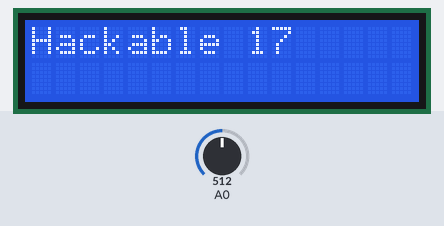
Simulated run of this sketch. Board: Arduino Uno, built with avr-gcc and run on an emulated ATmega328P. Parts: 16×2 character LCD. Inputs (shaded band) come from the test bench; at power-on: A0 = 512. Random numbers use the default seed unless the sketch sets one.

Above: at 1.2 s.
1.3 s: A0 set to 53
2.8 s: A0 set to 46
At 3.2 s:
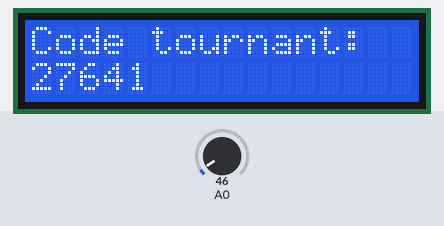
At 3.7 s:
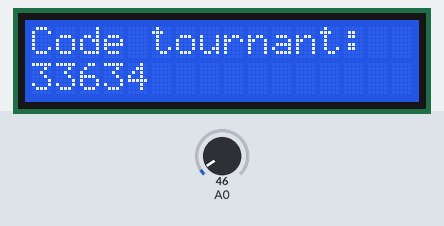
Timing chart, 0 to 5.8 s (numbered marks = the images above; inputs shaded):
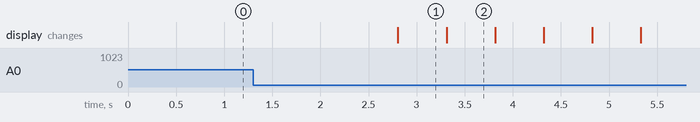

The sketch:

rollingLCD.ino
```cpp
#include <LiquidCrystal.h>

LiquidCrystal lcd(8,9,4,5,6,7);

void setup() {
  lcd.begin(16, 2);
  lcd.setCursor(0,0);
  lcd.print("Hackable 17");

  randomSeed(42424242);
}

void loop() {
  if (analogRead(0) < 50) {
    lcd.clear();
    lcd.setCursor(0,0);
    lcd.print("Code tournant:");
    lcd.setCursor(0,1);
    lcd.print(random(1,65536));
    delay(500);
  }
}
```

Measured:
- the behaviour switches between 50 and 49 on A0 (found by bisection; images 0 and 1)
- after the input at 1.3 s, every drawn part: stays the same
- after the input at 2.8 s, the display: changes at once (image 1)
- what the display in image 1 shows lasts 0.5 s, from 2.8 s to 3.3 s
